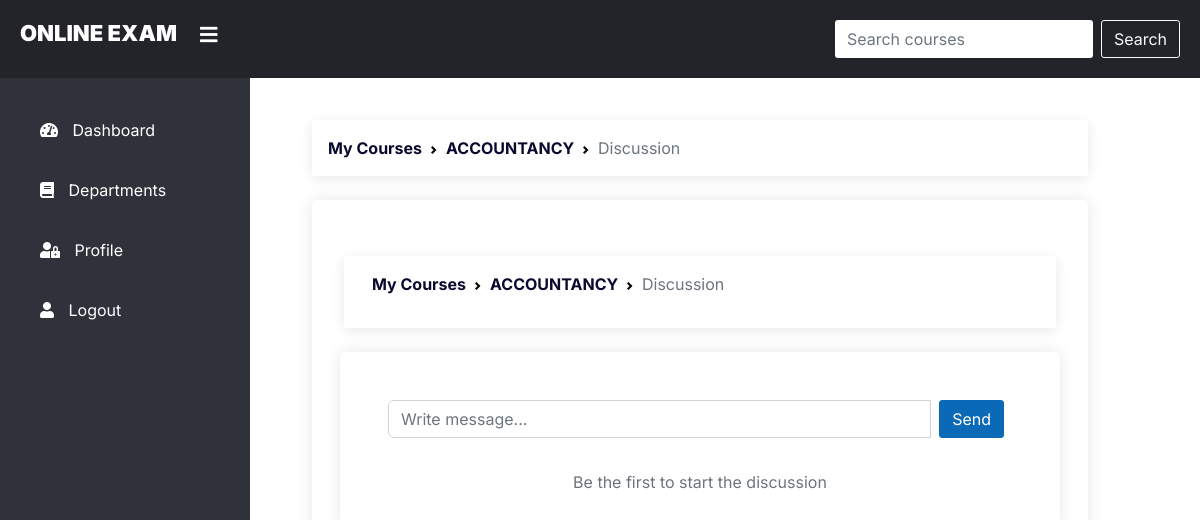
Page /discussion/1 (signed in) on the earlier database version.
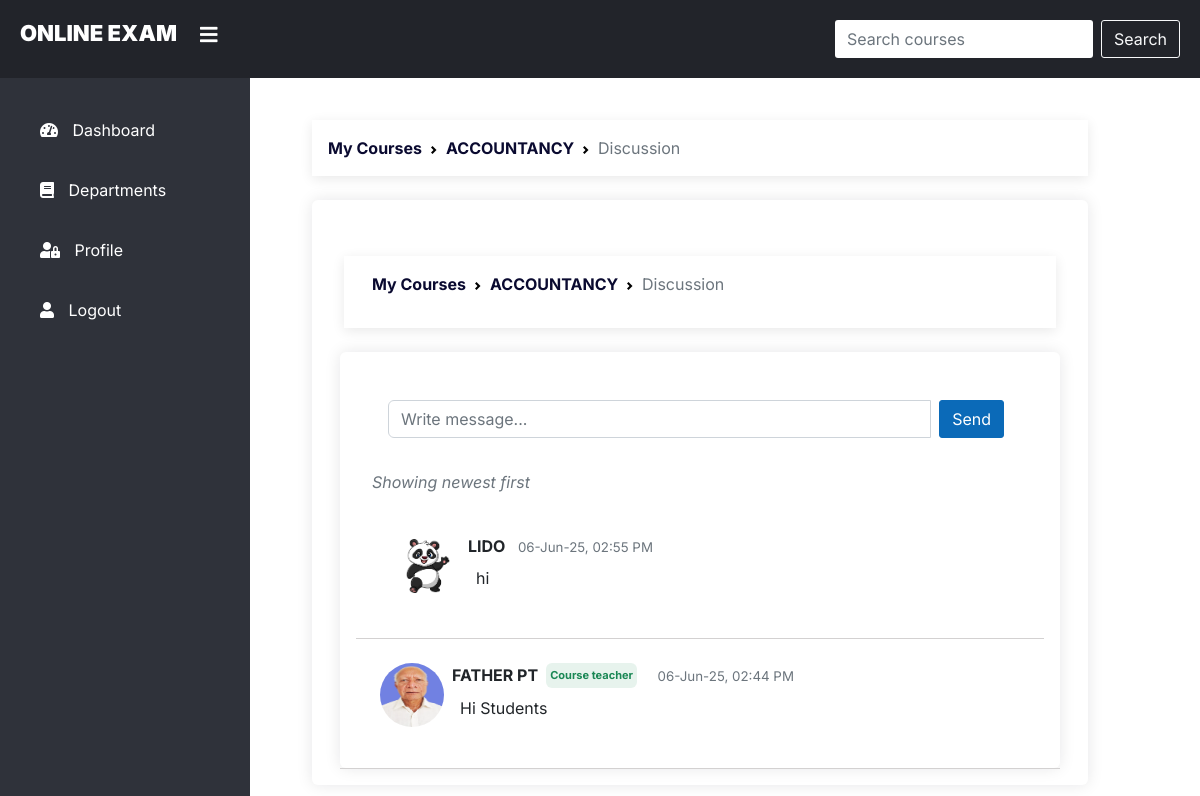
Same page on the later database version.
### discussion/models.py (models this page shows, shortened)
class StudentDiscussion(models.Model):
    content = models.TextField(max_length=1600, null=False)
    course = models.ForeignKey(
        Course, on_delete=models.CASCADE, related_name='discussions')
    sent_by = models.ForeignKey(
        Student, on_delete=models.CASCADE, related_name='discussions')
    sent_at = models.DateTimeField(auto_now_add=True)
    class Meta:
        ordering = ['-sent_at']
    def time(self):
        return self.sent_at.strftime("%d-%b-%y, %I:%M %p")

class FacultyDiscussion(models.Model):
    content = models.TextField(max_length=1600, null=False)
    course = models.ForeignKey(
        Course, on_delete=models.CASCADE, related_name='courseDiscussions')
    sent_by = models.ForeignKey(
        Faculty, on_delete=models.CASCADE, related_name='courseDiscussions')
    sent_at = models.DateTimeField(auto_now_add=True)
    class Meta:
        ordering = ['-sent_at']
    def time(self):
        return self.sent_at.strftime("%d-%b-%y, %I:%M %p")

### main/models.py (models this page shows, shortened)
class Student(models.Model):
    student_id = models.AutoField(primary_key=True, editable=False)
    name = models.CharField(max_length=100, unique=True, null=False)
    email = models.EmailField(
        max_length=100,
        unique=True,
        null=True,
        blank=True,
        validators=[EmailValidator(message='Enter a valid email address.'), validate_custom_email]
    )
    password = models.CharField(max_length=255, null=False, validators=[MinLengthValidator(8), validate_custom_password])
    role = models.CharField(default="Student", max_length=100, null=False, blank=True,)
    course = models.ManyToManyField('Course', related_name='students', blank=True, editable=False)
    photo = models.ImageField(upload_to='profile_pics', blank=True, null=False, default='profile_pics/default_student.png')
    department = models.ForeignKey('Department', on_delete=models.CASCADE, null=False, blank=False, related_name='students')
    class Meta:
        verbose_name_plural = 'Students'
    def __str__(self):
        return self.name

class Faculty(models.Model):
    faculty_id = models.AutoField(primary_key=True, editable=False)
    name = models.CharField(max_length=100, unique=True, null=False)
    email = models.EmailField(
        max_length=100,
        unique=True,
        null=True,
        blank=True,
        validators=[EmailValidator(message='Enter a valid email address.'), validate_custom_email]
    )
    password = models.CharField(max_length=255, null=False, validators=[MinLengthValidator(8), validate_custom_password])
    department = models.ForeignKey('Department', on_delete=models.CASCADE, null=False, related_name='faculty')
    role = models.CharField(default="Faculty", max_length=100, null=False, blank=True)
    photo = models.ImageField(upload_to='profile_pics', blank=True, null=False, default='profile_pics/default_faculty.png')
    class Meta:
        verbose_name_plural = 'Faculty'
    def __str__(self):
        return self.name

### discussion/views.py (the view, shortened to what this page needs)
# urls.py: path('', include('discussion.urls')),
def discussion(request, code):
    if is_student_authorised(request, code):
        course = Course.objects.get(code=code)
        student = Student.objects.get(student_id=request.session['student_id'])
        discussions = context_list(course)
        form = StudentDiscussionForm()
        context = {
            'course': course,
            'student': student,
            'discussions': discussions,
            'form': form,
        }
        return render(request, 'discussion/discussion.html', context)
    else:
        return redirect('std_login')

### discussion/forms.py
class StudentDiscussionForm(forms.ModelForm):
    def __init__(self, *args, **kwargs):
        super(StudentDiscussionForm, self).__init__(*args, **kwargs)
        self.fields['content'].required = True
        self.fields['content'].label = ''
    class Meta:
        model = StudentDiscussion
        fields = ['content']
        widgets = {
            'content': forms.TextInput(attrs={'class': 'form-control', 'id': 'content', 'name': 'content', 'placeholder': 'Write message...', 'type': 'text'}),
        }

### discussion/views.py (called while the page is built)
def context_list(course):
    try:
        studentDis = StudentDiscussion.objects.filter(course=course)
        facultyDis = FacultyDiscussion.objects.filter(course=course)
        discussions = list(chain(studentDis, facultyDis))
        discussions.sort(key=lambda x: x.sent_at, reverse=True)
        for dis in discussions:
            if dis.__class__.__name__ == 'StudentDiscussion':
                dis.author = Student.objects.get(student_id=dis.sent_by_id)
            else:
                dis.author = Faculty.objects.get(faculty_id=dis.sent_by_id)
    except:
        discussions = []
    return discussions

### discussion/templates/discussion/discussion.html (shortened to what the changed rows need)
{% extends 'index3.html' %}
{% load static %}
{% block content %}
<br>
<br>
<br>
<br>
<br>
<div class="container-fluid">
  <div class="row">
    <div class="col-md-8 offset-md-3">
      <div class="shadow p-3 rounded">
   <div class="container" style="max-width: 25cm;">
   <div class="container shadow p-3 rounded">
      <div class="d-flex flex-column m-3">
         {% if faculty %}
         <form action="{% url 'send_fac' course.code faculty.faculty_id %}" method="POST">
            {% csrf_token %}
            <div class="input-group mb-3 p-3">
               {% comment %} <input type="text" class="form-control" placeholder="Write message..." name="content" required> {% endcomment %}
               {{ form.content }}
               <button class="btn btn-primary mx-2 rounded" type="submit">Send</button>
            </div>
         </form>
         {% else %}
         <form action="{% url 'send' course.code student.student_id %}" method="POST">
            <div class="input-group mb-3 p-3">
            </div>
         </form>
         {% endif %}
         {% if discussions %}
         <p class="fst-italic text-muted">Showing newest first</p>
         {% for discussion in discussions %}
         <div class="m-2 p-3">
            <div class="d-flex align-items-center">
               <img class="align-self-baseline rounded-circle" src="/media/{{ discussion.author.photo}}" alt="image"
                  style="height: 4rem;width:4rem;">
               <div class="mx-2">
                  {% if discussion.author.role == "Faculty" %}
                  <div class="d-inline-flex flex-wrap">
                     <span class="fw-bold">{{discussion.sent_by}}</span><span class="fw-bold rounded text-success bg-success bg-opacity-10 mx-2 p-1" style="font-size:11px">Course teacher</span>
                  </div>
                  {% else %}
                  <span class="fw-bold">{{discussion.sent_by}}</span>
                  {% endif %}
                  <span class="text-muted mx-2" style="font-size:smaller">{{ discussion.time }}</span>
                  <p class="text-wrap text-break my-2 px-2">{{discussion.content}}
                  </p>
               </div>
            </div>
         </div>
         </div>
         <div style="border-bottom:1px solid rgb(211, 209, 209);"></div>
         {% endfor %}
         {% else %}
         <div class="text-center fs-6 text-muted">
            Be the first to start the discussion
         </div>
         {% endif %}
      </div>
   </div>
</div>
{% endblock %}

Differences in the rows shown:
added StudentDiscussion: author.photo (picture), sent_by "LIDO", time "06-Jun-25, 02:55 PM", content "hi"
added FacultyDiscussion: author.photo (picture), sent_by "FATHER PT", time "06-Jun-25, 02:44 PM", content "Hi Students"
Other differences:
text no longer shown: "Be the first to start the discussion"
text now shown: "Showing newest first"
